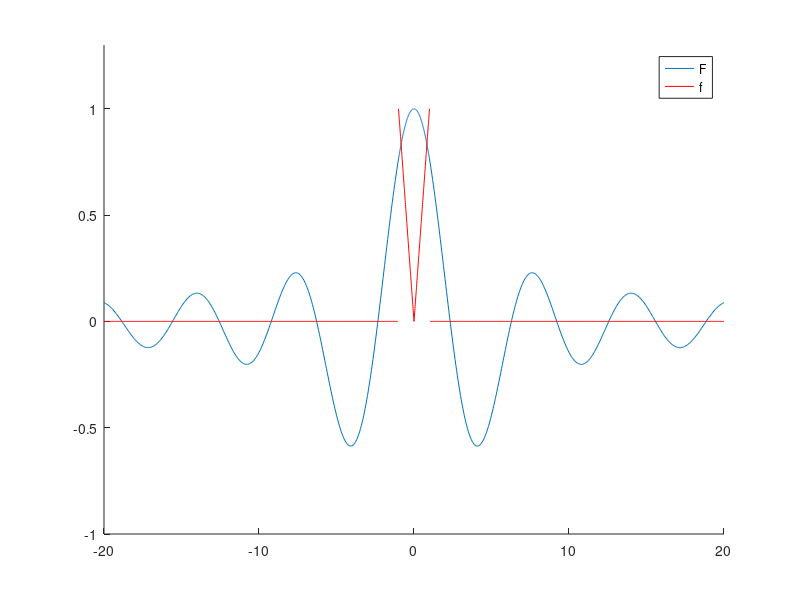

Reproduce this figure in MATLAB.
clf ;
hold on ;
xx = [ -20:0.05:-1, -1:0.01:1, 1:0.05:20 ] ;

F = @( x ) 2 * sin( x ) ./ x + 2 * ( cos( x ) - 1 ) ./ x.^2 ;
h( 1 ) = plot( xx, F( xx ) ) ;

dom = ( -1 <= xx & xx <= 1 ) ;
h( 2 ) = plot( xx( dom ), abs( xx( dom ) ), 'r' ) ;

h( 3 ) = plot( xx( xx < -1 ), 0 * xx( xx < -1 ), 'r' ) ;
h( 4 ) = plot( xx( xx > 1 ), 0 * xx( xx > 1 ), 'r' ) ;
axis( [ -Inf, Inf, -1, 1.3 ] ) ;
legend( h( [ 1 2 ] ), 'F', 'f' ) ;

print('abszol','-dpdf') ;
